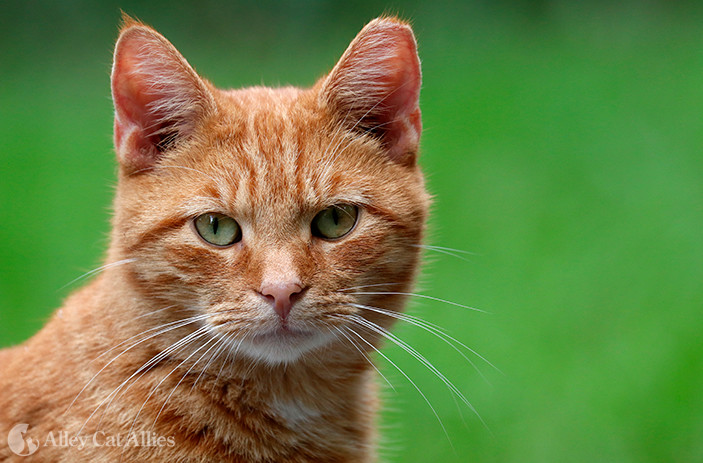
#> input picture Task_3/img.jpg, 703 x 463 px
$ jupyter execute task3.ipynb
#> lines starting #> are read from the running program, lines starting #| are printed output that depends on the picture
[cell 1]
import cv2 as cv
import numpy as np
import matplotlib.pyplot as plt

[cell 2]
def histogram_equalization(image):
    def calculate_histogram(img):
        hist = np.zeros(256, dtype=np.float32)
        for pixel in img.ravel():
            hist[pixel] += 1
        return hist

    def calculate_cdf(hist):
        cdf = np.zeros_like(hist, dtype=np.float64)
        cdf[0] = hist[0]
        for i in range(1, len(hist)):
            cdf[i] = cdf[i - 1] + hist[i]

        cdf_min = np.min(cdf)
        cdf_max = np.max(cdf)
        cdf = (cdf - cdf_min) * 255 / (cdf_max - cdf_min)
        return cdf.astype(np.uint8)

    hist = calculate_histogram(image)

    plt.subplot(2, 2, 1)
    plt.imshow(image, cmap='gray')
    plt.title('Original Image')
    plt.axis('off')

    plt.subplot(2, 2, 2)
    plt.bar(range(256), hist, color='red')
    plt.title('Original Histogram')

    cdf = calculate_cdf(hist)

    equalizedImage = cdf[image]

    plt.subplot(2, 2, 3)
    plt.imshow(equalizedImage, cmap='gray')
    plt.title('Equalized Image')
    plt.axis('off')

    histEqualized = calculate_histogram(equalizedImage)
    plt.subplot(2, 2, 4)
    plt.bar(range(256), histEqualized, color='red')
    plt.title('Equalized Histogram')

    plt.tight_layout()
    plt.show()

img = cv.imread("img.jpg", cv.IMREAD_GRAYSCALE)
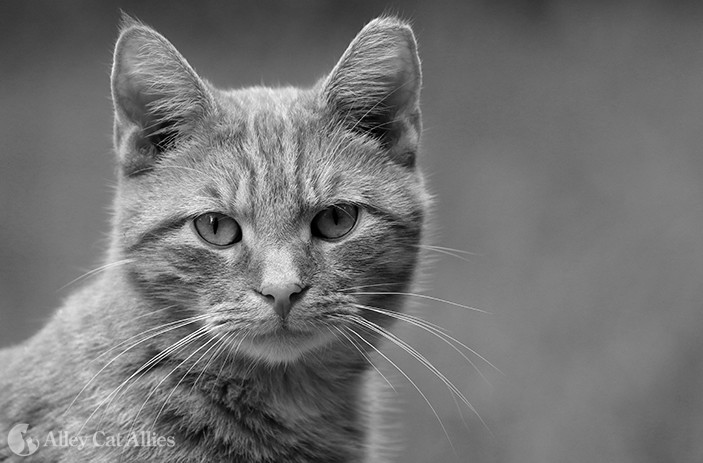
#> img: shape (463, 703); min 0, max 255, mean 115.2
histogram_equalization(img)
#> the loop in calculate_histogram, `for pixel in img.ravel():` made 325489 passes
#> pixel on passes 1 to 3: 55, 54, 53
#> after the loop in calculate_histogram, `for pixel in img.ravel():`: hist = 256 values, max 8406 at index 122, min 3 at index 249, mean 1271.4
#> after the loop in calculate_cdf, `for i in range(1, len(hist)):`: cdf = 256 values from 155 to 325489
#> in calculate_cdf, `cdf_min = np.min(cdf)`: cdf_min = 155
#> in calculate_cdf, `cdf_max = np.max(cdf)`: cdf_max = 325489
#> in calculate_cdf, `cdf = (cdf - cdf_min) * 255 / (cdf_max - cdf_min)`: cdf = 256 values from 0 to 255
#> in histogram_equalization, `equalizedImage = cdf[image]`:
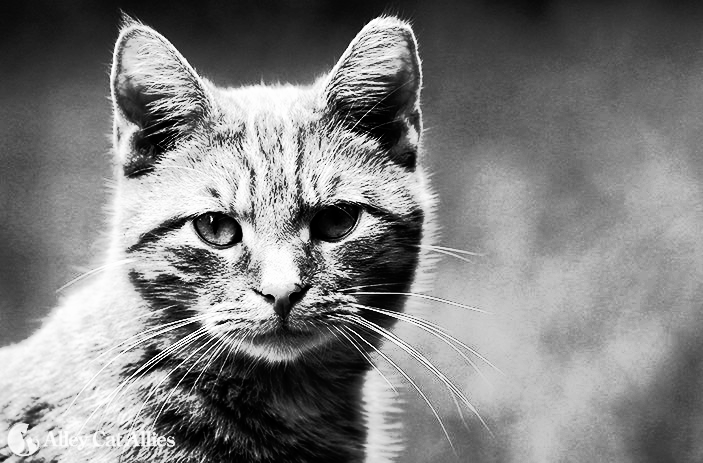
#> equalizedImage: shape (463, 703); min 0, max 255, mean 128.3
#> the loop in calculate_histogram (call 2), `for pixel in img.ravel():` made 325489 passes
#> pixel on passes 1 to 3: 10, 10, 9
#> in histogram_equalization, `histEqualized = calculate_histogram(equalizedImage)`: histEqualized = 256 values, max 8406 at index 160, min 0 at index 18, mean 1271.4
#> in histogram_equalization, `plt.show()`:
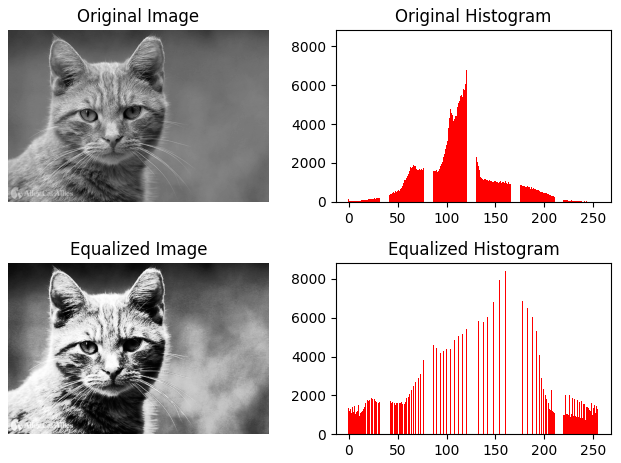
#> figure drawn by matplotlib, 4 panels; panel 2: tallest bar 8406 high, from x = 121.6 to 122.4; panel 4: tallest bar 8406 high, from x = 159.6 to 160.4
